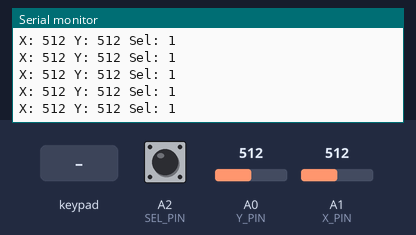
Simulated run of this sketch. Board: SparkFun Pro Micro, built with avr-gcc and run on an emulated ATmega32U4. Shown: the last lines printed to the serial monitor. The inputs (shaded band) are chosen by the test bench; at power-on: A0 (Y_PIN) = 512, A1 (X_PIN) = 512, A2 (SEL_PIN) HIGH. USB keyboard and mouse output is not drawn.

Above: at 1.2 s.
1.3 s: key '0' pressed
At 2.1 s:
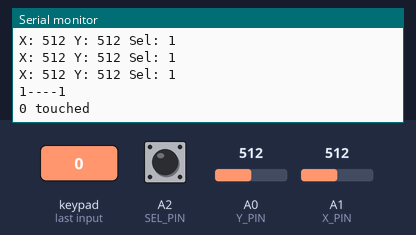
2.8 s: A0 (Y_PIN) set to 716
At 4.9 s:
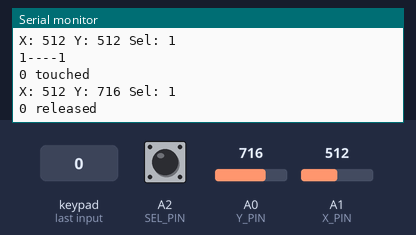
5.8 s: A1 (X_PIN) set to 716
7.3 s: A2 (SEL_PIN) pulled LOW for 0.15 s
8.9 s: keypad keys 1 2 pressed 0.4 s apart
At 10.2 s:
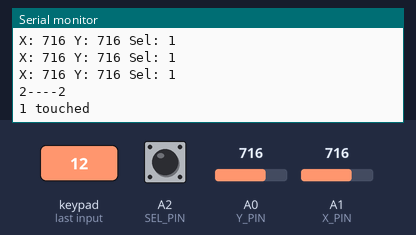
11.2 s: A0 (Y_PIN) set to 900
At 13.0 s:
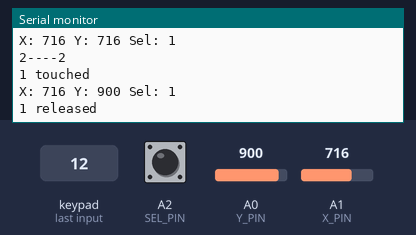
Timing chart, 0 to 13.7 s (numbered marks = the images above; inputs shaded):
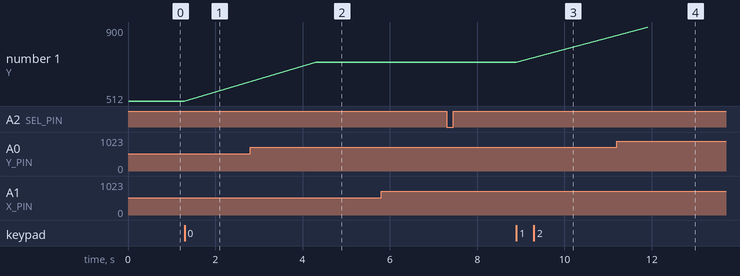

Measured:
- after the input at 1.3 s, the serial monitor: prints a new line at once (image 1)
- after the input at 2.8 s, the serial monitor: prints a new line after 1.5 s (image 2)
- after the input at 8.9 s, the serial monitor: prints a new line at once (image 3)
- after the input at 11.2 s, the serial monitor: prints a new line after 0.70 s (image 4)
- plotted number 1: 512 → 716 after the input at 2.8 s, 716 → 900 after the input at 11.2 s

The sketch:

ControllerTest1.ino
```cpp
 /*********************************************************
Demo of the MPR121 touch sensor and Analog Thumb joystick

ProMicro is detected as an Arduino Leonardo: https://images.app.goo.gl/avKGuAHMM2vES8t7A

**********************************************************/

#include <Wire.h>
#include "Adafruit_MPR121.h"
#include "Joystick.h"

// Create Joystick
Joystick_ Joystick;

// Set to true to test "Auto Send" mode or false to test "Manual Send" mode.
const bool testAutoSendMode = true;

#define X_PIN A1
#define Y_PIN A0
#define SEL_PIN A2

#ifndef _BV
#define _BV(bit) (1 << (bit))
#endif

// You can have up to 4 on one i2c bus but one is enough for testing!
Adafruit_MPR121 cap = Adafruit_MPR121();

// Keeps track of the last pins touched
// so we know when buttons are 'released'
uint16_t lasttouched = 0;
uint16_t currtouched = 0;

void setup() {
  Serial.begin(9600);
  pinMode(SEL_PIN, INPUT_PULLUP);


  if (testAutoSendMode)
  {
    Joystick.begin();
  }
  else
  {
    Joystick.begin(false);
  }

  while (!Serial) { // needed to keep leonardo/micro from starting too fast!
    delay(10);
  }

  Serial.println("Adafruit MPR121 Capacitive Touch sensor test");

  // Default address is 0x5A, if tied to 3.3V its 0x5B
  // If tied to SDA its 0x5C and if SCL then 0x5D
  if (!cap.begin(0x5A)) {
    Serial.println("MPR121 not found, check wiring?");
    while (1);
  }
  Serial.println("MPR121 found!");

}
  //////////////////////////////////////////////
  //Buttons Check
  /////////////////////////////////////////////
void loop() {
  // Get the currently touched pads
  currtouched = cap.touched();

  for (uint8_t i=0; i<12; i++) {
    // it if *is* touched and *wasnt* touched before, alert!
    if ((currtouched & _BV(i)) && !(lasttouched & _BV(i)) ) {
      Serial.print(_BV(i)); Serial.print("----"); Serial.println(currtouched);
      Serial.print(i); Serial.println(" touched");
      delay(3000);
      Joystick.setButton(i, 1);
    }
    // if it *was* touched and now *isnt*, alert!
    if (!(currtouched & _BV(i)) && (lasttouched & _BV(i)) ) {
     Serial.print(i); Serial.println(" released");
     delay(3000);
     Joystick.setButton(i, 0);
    }
  }
   // reset our state
  lasttouched = currtouched;

  //////////////////////////////////////////////
  //Joystick Check
  /////////////////////////////////////////////
  int x_val = analogRead(X_PIN);
  int y_val = analogRead(Y_PIN);
  int sel_pressed = digitalRead(SEL_PIN);

 Serial.print("X: "); Serial.print(x_val); Serial.print(" Y: "); Serial.print(y_val);
 Serial.print(" Sel: "); Serial.println(sel_pressed);
  Joystick.setXAxis(x_val);
  Joystick.setYAxis(y_val);
  Joystick.setButton(SEL_PIN, sel_pressed);

  ////////////////////////////////////////////
  //send data?
  if (testAutoSendMode == false)
  {
    Joystick.sendState();
  }
  // put a delay so it isn't overwhelming
  delay(10);
}
```
